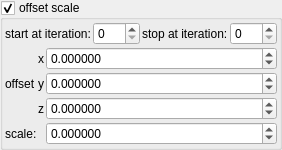
    <widget class="MyGroupBox" name="groupCheck_transf_function_enabledG_false">
     <property name="font">
      <font>
       <weight>50</weight>
       <bold>false</bold>
      </font>
     </property>
     <property name="toolTip">
      <string/>
     </property>
     <property name="title">
      <string>offset scale</string>
     </property>
     <property name="checkable">
      <bool>true</bool>
     </property>
     <layout class="QVBoxLayout" name="verticalLayout_31" stretch="0,0">
      <property name="spacing">
       <number>2</number>
      </property>
      <property name="leftMargin">
       <number>2</number>
      </property>
      <property name="topMargin">
       <number>2</number>
      </property>
      <property name="rightMargin">
       <number>2</number>
      </property>
      <property name="bottomMargin">
       <number>2</number>
      </property>
      <item>
       <layout class="QHBoxLayout" name="horizontalLayout_7" stretch="0,1,0,1">
        <item>
         <widget class="QLabel" name="label_92">
          <property name="text">
           <string>start at iteration:</string>
          </property>
         </widget>
        </item>
        <item>
         <widget class="MySpinBox" name="spinboxInt_transf_start_iterations_G">
          <property name="sizePolicy">
           <sizepolicy hsizetype="Minimum" vsizetype="Maximum">
            <horstretch>0</horstretch>
            <verstretch>0</verstretch>
           </sizepolicy>
          </property>
          <property name="minimum">
           <number>0</number>
          </property>
          <property name="maximum">
           <number>999</number>
          </property>
          <property name="value">
           <number>0</number>
          </property>
         </widget>
        </item>
        <item>
         <widget class="QLabel" name="label_64">
          <property name="text">
           <string>stop at iteration:</string>
          </property>
         </widget>
        </item>
        <item>
         <widget class="MySpinBox" name="spinboxInt_transf_stop_iterations_G">
          <property name="sizePolicy">
           <sizepolicy hsizetype="Preferred" vsizetype="Maximum">
            <horstretch>0</horstretch>
            <verstretch>0</verstretch>
           </sizepolicy>
          </property>
          <property name="maximum">
           <number>999</number>
          </property>
         </widget>
        </item>
       </layout>
      </item>
      <item>
       <layout class="QGridLayout" name="gridLayout_5" columnstretch="0,0,1">
        <property name="spacing">
         <number>2</number>
        </property>
        <item row="1" column="2">
         <widget class="MyDoubleSpinBox" name="spinbox3_transf_addition_constantA_000_y">
          <property name="enabled">
           <bool>true</bool>
          </property>
          <property name="sizePolicy">
           <sizepolicy hsizetype="Minimum" vsizetype="Maximum">
            <horstretch>0</horstretch>
            <verstretch>0</verstretch>
           </sizepolicy>
          </property>
          <property name="font">
           <font>
            <weight>50</weight>
            <bold>false</bold>
           </font>
          </property>
          <property name="decimals">
           <number>6</number>
          </property>
          <property name="minimum">
           <double>-99.989999999999995</double>
          </property>
          <property name="maximum">
           <double>99.989999999999995</double>
          </property>
          <property name="singleStep">
           <double>0.010000000000000</double>
          </property>
         </widget>
        </item>
        <item row="1" column="1">
         <widget class="QLabel" name="label_28">
          <property name="font">
           <font>
            <weight>50</weight>
            <bold>false</bold>
           </font>
          </property>
          <property name="text">
           <string notr="true">y</string>
          </property>
         </widget>
        </item>
        <item row="2" column="2">
         <widget class="MyDoubleSpinBox" name="spinbox3_transf_addition_constantA_000_z">
          <property name="enabled">
           <bool>true</bool>
          </property>
          <property name="sizePolicy">
           <sizepolicy hsizetype="Minimum" vsizetype="Maximum">
            <horstretch>0</horstretch>
            <verstretch>0</verstretch>
           </sizepolicy>
          </property>
          <property name="font">
           <font>
            <weight>50</weight>
            <bold>false</bold>
           </font>
          </property>
          <property name="decimals">
           <number>6</number>
          </property>
          <property name="minimum">
           <double>-99.989999999999995</double>
          </property>
          <property name="maximum">
           <double>99.989999999999995</double>
          </property>
          <property name="singleStep">
           <double>0.010000000000000</double>
          </property>
         </widget>
        </item>
        <item row="2" column="1">
         <widget class="QLabel" name="label_26">
          <property name="font">
           <font>
            <weight>50</weight>
            <bold>false</bold>
           </font>
          </property>
          <property name="text">
           <string notr="true">z</string>
          </property>
         </widget>
        </item>
        <item row="1" column="0">
         <widget class="QLabel" name="label_29">
          <property name="font">
           <font>
            <weight>50</weight>
            <bold>false</bold>
           </font>
          </property>
          <property name="text">
           <string>offset</string>
          </property>
         </widget>
        </item>
        <item row="0" column="1">
         <widget class="QLabel" name="label_27">
          <property name="font">
           <font>
            <weight>50</weight>
            <bold>false</bold>
           </font>
          </property>
          <property name="text">
           <string notr="true">x</string>
          </property>
         </widget>
        </item>
        <item row="0" column="2">
         <widget class="MyDoubleSpinBox" name="spinbox3_transf_addition_constantA_000_x">
          <property name="enabled">
           <bool>true</bool>
          </property>
          <property name="sizePolicy">
           <sizepolicy hsizetype="Minimum" vsizetype="Maximum">
            <horstretch>0</horstretch>
            <verstretch>0</verstretch>
           </sizepolicy>
          </property>
          <property name="font">
           <font>
            <weight>50</weight>
            <bold>false</bold>
           </font>
          </property>
          <property name="prefix">
           <string/>
          </property>
          <property name="decimals">
           <number>6</number>
          </property>
          <property name="minimum">
           <double>-99.989999999999995</double>
          </property>
          <property name="singleStep">
           <double>0.010000000000000</double>
          </property>
         </widget>
        </item>
        <item row="3" column="2">
         <widget class="MyDoubleSpinBox" name="spinbox_transf_scale_neg1">
          <property name="sizePolicy">
           <sizepolicy hsizetype="Minimum" vsizetype="Maximum">
            <horstretch>0</horstretch>
            <verstretch>0</verstretch>
           </sizepolicy>
          </property>
          <property name="font">
           <font>
            <weight>50</weight>
            <bold>false</bold>
           </font>
          </property>
          <property name="prefix">
           <string/>
          </property>
          <property name="suffix">
           <string/>
          </property>
          <property name="decimals">
           <number>6</number>
          </property>
          <property name="minimum">
           <double>-99.989999999999995</double>
          </property>
          <property name="maximum">
           <double>99.989999999999995</double>
          </property>
          <property name="singleStep">
           <double>0.100000000000000</double>
          </property>
         </widget>
        </item>
        <item row="3" column="0" colspan="2">
         <widget class="QLabel" name="label_30">
          <property name="font">
           <font>
            <weight>50</weight>
            <bold>false</bold>
           </font>
          </property>
          <property name="text">
           <string>scale:</string>
          </property>
         </widget>
        </item>
       </layout>
      </item>
     </layout>
    </widget>
